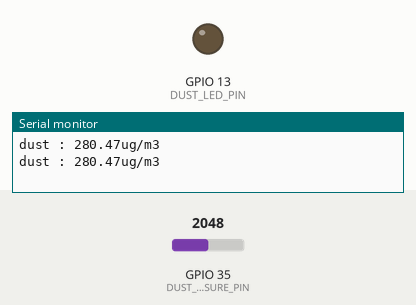
Simulated run of this sketch. Board: ESP32. Shown: output pins drawn as LEDs (lit = HIGH), the last lines printed to the serial monitor. Inputs (shaded band) come from the test bench; at power-on: GPIO 35 (DUST_MEASURE_PIN) = 2048.

Above: at 0.03 s.
At 1.2 s:
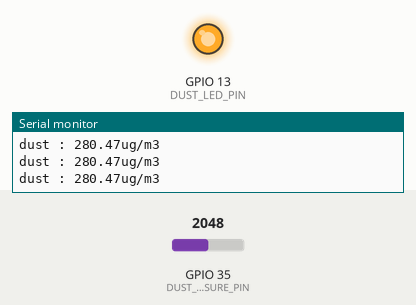
1.3 s: GPIO 35 (DUST_MEASURE_PIN) set to 804
2.8 s: GPIO 35 (DUST_MEASURE_PIN) set to 681
At 4.1 s:
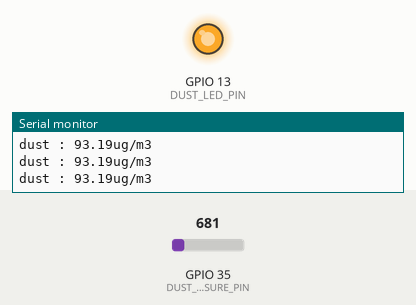
Timing chart, 0 to 5.8 s (numbered marks = the images above; inputs shaded):
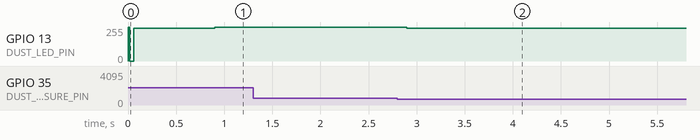

The sketch:

ESP32_DUST.ino
```cpp
#define DUST_LED_PIN 13
#define DUST_MEASURE_PIN 35

void setup()
{
  Serial.begin(9600);
  pinMode(DUST_LED_PIN, OUTPUT);
}

void loop()
{
  digitalWrite(DUST_LED_PIN, LOW);
  delayMicroseconds(280);
  int voMeasured = analogRead(DUST_MEASURE_PIN);
  delayMicroseconds(40);
  digitalWrite(DUST_LED_PIN, HIGH);
  delayMicroseconds(9680);
  float calcVoltage = voMeasured * (3.3 / 4095);
  float dustDensity = 170 * calcVoltage - 0.1;
  if(dustDensity<=0) dustDensity = 0;
  Serial.print("dust : ");
  Serial.print(dustDensity);
  Serial.println("ug/m3");
}
```

Measured:
- after the input at 2.8 s, GPIO 13 (DUST_LED_PIN): 255/255 → 247/255 after 0.10 s
